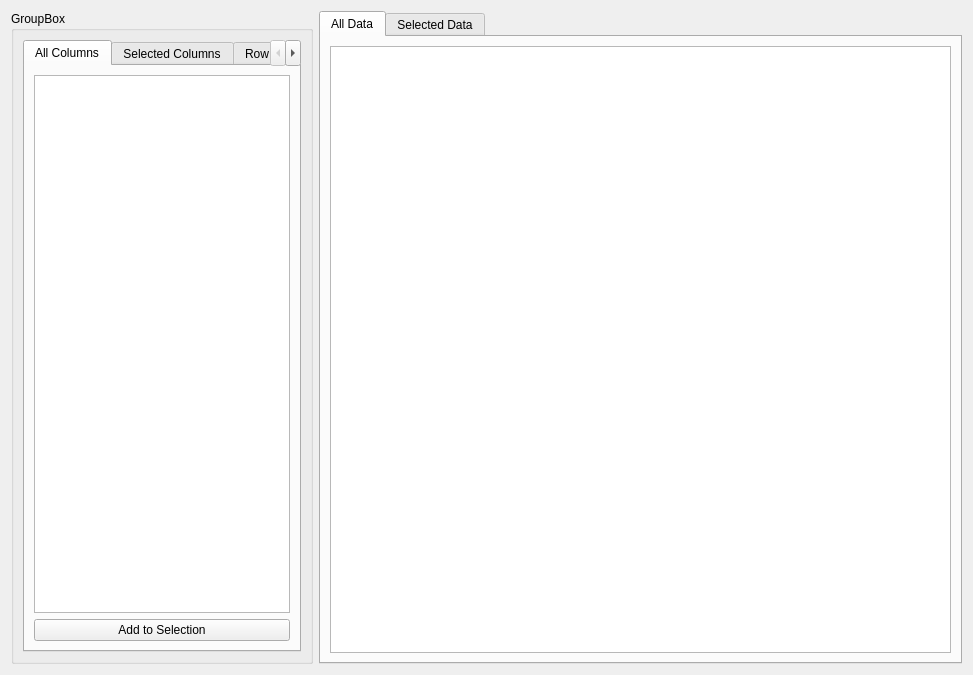
<?xml version="1.0" encoding="UTF-8"?>
<ui version="4.0">
 <class>Form</class>
 <widget class="QWidget" name="Form">
  <property name="geometry">
   <rect>
    <x>0</x>
    <y>0</y>
    <width>973</width>
    <height>675</height>
   </rect>
  </property>
  <property name="contextMenuPolicy">
   <enum>Qt::NoContextMenu</enum>
  </property>
  <property name="windowTitle">
   <string>Form</string>
  </property>
  <layout class="QGridLayout" name="gridLayout_5">
   <item row="0" column="1">
    <widget class="QTabWidget" name="tabWidget">
     <property name="currentIndex">
      <number>0</number>
     </property>
     <widget class="QWidget" name="AllData">
      <attribute name="title">
       <string>All Data</string>
      </attribute>
      <layout class="QGridLayout" name="gridLayout_2">
       <item row="0" column="0">
        <widget class="QTableWidget" name="tableWidgetAllData"/>
       </item>
      </layout>
     </widget>
     <widget class="QWidget" name="SelectedData">
      <attribute name="title">
       <string>Selected Data</string>
      </attribute>
      <layout class="QGridLayout" name="gridLayout_3">
       <item row="0" column="2">
        <widget class="QTableWidget" name="tableWidgetSelectedData">
         <property name="selectionMode">
          <enum>QAbstractItemView::ExtendedSelection</enum>
         </property>
        </widget>
       </item>
      </layout>
     </widget>
    </widget>
   </item>
   <item row="0" column="0">
    <widget class="QGroupBox" name="groupBox">
     <property name="sizePolicy">
      <sizepolicy hsizetype="Preferred" vsizetype="Minimum">
       <horstretch>0</horstretch>
       <verstretch>0</verstretch>
      </sizepolicy>
     </property>
     <property name="title">
      <string>GroupBox</string>
     </property>
     <layout class="QGridLayout" name="gridLayout_6">
      <item row="0" column="0">
       <widget class="QTabWidget" name="tabWidget_2">
        <property name="sizePolicy">
         <sizepolicy hsizetype="Minimum" vsizetype="Expanding">
          <horstretch>0</horstretch>
          <verstretch>0</verstretch>
         </sizepolicy>
        </property>
        <property name="currentIndex">
         <number>0</number>
        </property>
        <widget class="QWidget" name="AllColumns">
         <attribute name="title">
          <string>All Columns</string>
         </attribute>
         <layout class="QGridLayout" name="gridLayout">
          <item row="0" column="0">
           <widget class="QListWidget" name="listWidgetAllColumns">
            <property name="selectionMode">
             <enum>QAbstractItemView::ExtendedSelection</enum>
            </property>
           </widget>
          </item>
          <item row="1" column="0">
           <widget class="QPushButton" name="pushButtonAddToSelection">
            <property name="text">
             <string>Add to Selection</string>
            </property>
           </widget>
          </item>
         </layout>
        </widget>
        <widget class="QWidget" name="SelectedColumns">
         <attribute name="title">
          <string>Selected Columns</string>
         </attribute>
         <layout class="QGridLayout" name="gridLayout_4">
          <item row="0" column="0">
           <widget class="QListWidget" name="listWidgetSelectedColumns">
            <property name="selectionMode">
             <enum>QAbstractItemView::ExtendedSelection</enum>
            </property>
           </widget>
          </item>
          <item row="1" column="0">
           <widget class="QPushButton" name="pushButtonRemoveFromSelection">
            <property name="text">
             <string>Remove from Selection</string>
            </property>
           </widget>
          </item>
         </layout>
        </widget>
        <widget class="QWidget" name="RowFilters">
         <attribute name="title">
          <string>Row Filters</string>
         </attribute>
         <layout class="QVBoxLayout" name="verticalLayout">
          <item>
           <widget class="QComboBox" name="comboBoxSelectedColumns"/>
          </item>
          <item>
           <layout class="QHBoxLayout" name="horizontalLayout">
            <item>
             <widget class="QRadioButton" name="radioButtonEquals">
              <property name="text">
               <string>equals</string>
              </property>
             </widget>
            </item>
            <item>
             <widget class="QLineEdit" name="lineEditEquals"/>
            </item>
           </layout>
          </item>
          <item>
           <layout class="QHBoxLayout" name="horizontalLayout_2">
            <item>
             <widget class="QRadioButton" name="radioButtonStrEquals">
              <property name="text">
               <string>string equals</string>
              </property>
             </widget>
            </item>
            <item>
             <widget class="QLineEdit" name="lineEditStrEquals"/>
            </item>
           </layout>
          </item>
          <item>
           <layout class="QHBoxLayout" name="horizontalLayout_3">
            <item>
             <widget class="QRadioButton" name="radioButtonGreaterThan">
              <property name="text">
               <string>greater than</string>
              </property>
             </widget>
            </item>
            <item>
             <widget class="QLineEdit" name="lineEditGreaterThan"/>
            </item>
           </layout>
          </item>
          <item>
           <layout class="QHBoxLayout" name="horizontalLayout_4">
            <item>
             <widget class="QRadioButton" name="radioButtonLessThan">
              <property name="text">
               <string>less than</string>
              </property>
             </widget>
            </item>
            <item>
             <widget class="QLineEdit" name="lineEditLessThan"/>
            </item>
           </layout>
          </item>
          <item>
           <layout class="QHBoxLayout" name="horizontalLayout_5">
            <item>
             <widget class="QRadioButton" name="radioButtonIsNot">
              <property name="text">
               <string>is not</string>
              </property>
             </widget>
            </item>
            <item>
             <widget class="QLineEdit" name="lineEditIsNot"/>
            </item>
           </layout>
          </item>
          <item>
           <layout class="QHBoxLayout" name="horizontalLayout_6">
            <item>
             <widget class="QRadioButton" name="radioButtonStrIsNot">
              <property name="text">
               <string>string is not</string>
              </property>
             </widget>
            </item>
            <item>
             <widget class="QLineEdit" name="lineEditStrIsNot"/>
            </item>
           </layout>
          </item>
          <item>
           <widget class="QPushButton" name="pushButtonApplyFilters">
            <property name="text">
             <string>Apply</string>
            </property>
           </widget>
          </item>
          <item>
           <widget class="QListWidget" name="listWidgetAppliedFilters"/>
          </item>
         </layout>
        </widget>
       </widget>
      </item>
     </layout>
    </widget>
   </item>
  </layout>
 </widget>
 <resources/>
 <connections/>
</ui>
